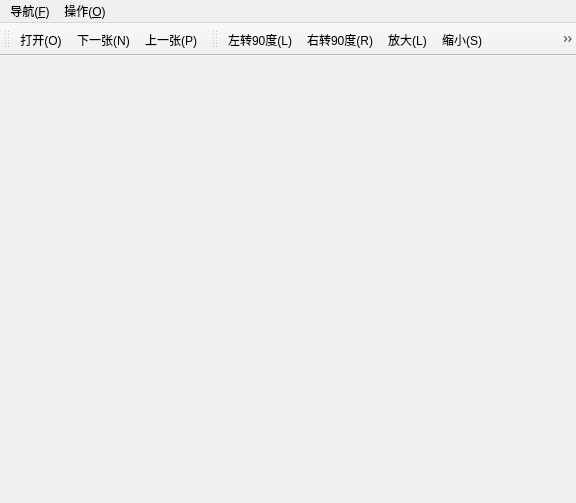
<?xml version="1.0" encoding="UTF-8"?>
<ui version="4.0">
 <class>MainWindow</class>
 <widget class="QMainWindow" name="MainWindow">
  <property name="geometry">
   <rect>
    <x>0</x>
    <y>0</y>
    <width>576</width>
    <height>503</height>
   </rect>
  </property>
  <property name="windowTitle">
   <string>MainWindow</string>
  </property>
  <widget class="QWidget" name="centralWidget"/>
  <widget class="QMenuBar" name="menuBar">
   <property name="geometry">
    <rect>
     <x>0</x>
     <y>0</y>
     <width>576</width>
     <height>23</height>
    </rect>
   </property>
   <widget class="QMenu" name="menu">
    <property name="title">
     <string>导航(&amp;F)</string>
    </property>
    <addaction name="actOpen"/>
    <addaction name="actClose"/>
    <addaction name="actNext"/>
    <addaction name="actPre"/>
    <addaction name="separator"/>
    <addaction name="actQuit"/>
   </widget>
   <widget class="QMenu" name="menu_2">
    <property name="title">
     <string>操作(&amp;O)</string>
    </property>
    <addaction name="actL90"/>
    <addaction name="actR90"/>
    <addaction name="actLarge"/>
    <addaction name="actSmall"/>
    <addaction name="actASize"/>
    <addaction name="actFSize"/>
   </widget>
   <addaction name="menu"/>
   <addaction name="menu_2"/>
  </widget>
  <widget class="QToolBar" name="fileToolBar">
   <attribute name="toolBarArea">
    <enum>TopToolBarArea</enum>
   </attribute>
   <attribute name="toolBarBreak">
    <bool>false</bool>
   </attribute>
   <addaction name="actOpen"/>
   <addaction name="actNext"/>
   <addaction name="actPre"/>
  </widget>
  <widget class="QToolBar" name="opeToolBar">
   <property name="windowTitle">
    <string>toolBar</string>
   </property>
   <attribute name="toolBarArea">
    <enum>TopToolBarArea</enum>
   </attribute>
   <attribute name="toolBarBreak">
    <bool>false</bool>
   </attribute>
   <addaction name="actL90"/>
   <addaction name="actR90"/>
   <addaction name="actLarge"/>
   <addaction name="actSmall"/>
   <addaction name="actASize"/>
   <addaction name="actFSize"/>
  </widget>
  <action name="actOpen">
   <property name="icon">
    <iconset resource="icons.qrc">
     <normaloff>:/images/fileopen.ico</normaloff>:/images/fileopen.ico</iconset>
   </property>
   <property name="text">
    <string>打开(&amp;O)</string>
   </property>
  </action>
  <action name="actClose">
   <property name="text">
    <string>关闭(&amp;C)</string>
   </property>
  </action>
  <action name="actNext">
   <property name="icon">
    <iconset resource="icons.qrc">
     <normaloff>:/images/next.ico</normaloff>:/images/next.ico</iconset>
   </property>
   <property name="text">
    <string>下一张(&amp;N)</string>
   </property>
  </action>
  <action name="actPre">
   <property name="icon">
    <iconset resource="icons.qrc">
     <normaloff>:/images/previous.ico</normaloff>:/images/previous.ico</iconset>
   </property>
   <property name="text">
    <string>上一张(&amp;P)</string>
   </property>
  </action>
  <action name="actQuit">
   <property name="text">
    <string>退出(&amp;Q)</string>
   </property>
  </action>
  <action name="actL90">
   <property name="icon">
    <iconset resource="icons.qrc">
     <normaloff>:/images/redo.ico</normaloff>:/images/redo.ico</iconset>
   </property>
   <property name="text">
    <string>左转90度(&amp;L)</string>
   </property>
  </action>
  <action name="actR90">
   <property name="icon">
    <iconset resource="icons.qrc">
     <normaloff>:/images/undo.ico</normaloff>:/images/undo.ico</iconset>
   </property>
   <property name="text">
    <string>右转90度(&amp;R)</string>
   </property>
  </action>
  <action name="actLarge">
   <property name="icon">
    <iconset resource="icons.qrc">
     <normaloff>:/images/largen.png</normaloff>:/images/largen.png</iconset>
   </property>
   <property name="text">
    <string>放大(&amp;L)</string>
   </property>
  </action>
  <action name="actSmall">
   <property name="icon">
    <iconset resource="icons.qrc">
     <normaloff>:/images/smallen.png</normaloff>:/images/smallen.png</iconset>
   </property>
   <property name="text">
    <string>缩小(&amp;S)</string>
   </property>
  </action>
  <action name="actASize">
   <property name="icon">
    <iconset resource="icons.qrc">
     <normaloff>:/images/search.ico</normaloff>:/images/search.ico</iconset>
   </property>
   <property name="text">
    <string>显示实际大小(&amp;A)</string>
   </property>
  </action>
  <action name="actFSize">
   <property name="icon">
    <iconset resource="icons.qrc">
     <normaloff>:/images/monitor.ico</normaloff>:/images/monitor.ico</iconset>
   </property>
   <property name="text">
    <string>匹配窗口大小(&amp;P)</string>
   </property>
  </action>
 </widget>
 <layoutdefault spacing="6" margin="11"/>
 <resources>
  <include location="icons.qrc"/>
 </resources>
 <connections/>
</ui>
